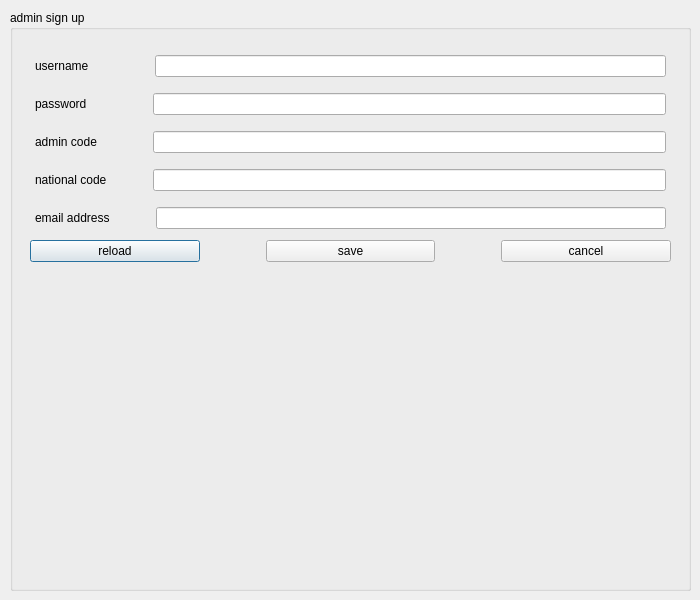
<?xml version="1.0" encoding="UTF-8"?>
<ui version="4.0">
 <class>asignup</class>
 <widget class="QDialog" name="asignup">
  <property name="geometry">
   <rect>
    <x>0</x>
    <y>0</y>
    <width>700</width>
    <height>600</height>
   </rect>
  </property>
  <property name="sizePolicy">
   <sizepolicy hsizetype="Fixed" vsizetype="Fixed">
    <horstretch>0</horstretch>
    <verstretch>0</verstretch>
   </sizepolicy>
  </property>
  <property name="maximumSize">
   <size>
    <width>700</width>
    <height>600</height>
   </size>
  </property>
  <property name="windowTitle">
   <string>Dialog</string>
  </property>
  <widget class="QGroupBox" name="groupBox">
   <property name="geometry">
    <rect>
     <x>10</x>
     <y>10</y>
     <width>681</width>
     <height>581</height>
    </rect>
   </property>
   <property name="title">
    <string>admin sign up</string>
   </property>
   <widget class="QWidget" name="verticalWidget" native="true">
    <property name="geometry">
     <rect>
      <x>10</x>
      <y>30</y>
      <width>661</width>
      <height>541</height>
     </rect>
    </property>
    <property name="sizePolicy">
     <sizepolicy hsizetype="Fixed" vsizetype="Fixed">
      <horstretch>0</horstretch>
      <verstretch>0</verstretch>
     </sizepolicy>
    </property>
    <property name="minimumSize">
     <size>
      <width>0</width>
      <height>0</height>
     </size>
    </property>
    <property name="maximumSize">
     <size>
      <width>700</width>
      <height>600</height>
     </size>
    </property>
    <layout class="QVBoxLayout" name="verticalLayout">
     <property name="leftMargin">
      <number>5</number>
     </property>
     <property name="topMargin">
      <number>5</number>
     </property>
     <property name="rightMargin">
      <number>5</number>
     </property>
     <property name="bottomMargin">
      <number>5</number>
     </property>
     <item>
      <widget class="QWidget" name="verticalWidget_2" native="true">
       <property name="sizePolicy">
        <sizepolicy hsizetype="Fixed" vsizetype="Fixed">
         <horstretch>0</horstretch>
         <verstretch>0</verstretch>
        </sizepolicy>
       </property>
       <property name="maximumSize">
        <size>
         <width>800</width>
         <height>16777215</height>
        </size>
       </property>
       <layout class="QVBoxLayout" name="verticalLayout_4">
        <property name="leftMargin">
         <number>5</number>
        </property>
        <property name="topMargin">
         <number>5</number>
        </property>
        <property name="rightMargin">
         <number>5</number>
        </property>
        <property name="bottomMargin">
         <number>5</number>
        </property>
        <item>
         <layout class="QHBoxLayout" name="horizontalLayout_7">
          <property name="leftMargin">
           <number>5</number>
          </property>
          <property name="topMargin">
           <number>5</number>
          </property>
          <property name="rightMargin">
           <number>5</number>
          </property>
          <property name="bottomMargin">
           <number>5</number>
          </property>
          <item>
           <widget class="QLabel" name="username_2">
            <property name="sizePolicy">
             <sizepolicy hsizetype="Fixed" vsizetype="Fixed">
              <horstretch>0</horstretch>
              <verstretch>0</verstretch>
             </sizepolicy>
            </property>
            <property name="minimumSize">
             <size>
              <width>50</width>
              <height>0</height>
             </size>
            </property>
            <property name="text">
             <string>username</string>
            </property>
           </widget>
          </item>
          <item>
           <spacer name="horizontalSpacer_8">
            <property name="orientation">
             <enum>Qt::Horizontal</enum>
            </property>
            <property name="sizeType">
             <enum>QSizePolicy::Fixed</enum>
            </property>
            <property name="sizeHint" stdset="0">
             <size>
              <width>60</width>
              <height>20</height>
             </size>
            </property>
           </spacer>
          </item>
          <item>
           <widget class="QLineEdit" name="userline"/>
          </item>
         </layout>
        </item>
        <item>
         <layout class="QHBoxLayout" name="horizontalLayout_8">
          <property name="leftMargin">
           <number>5</number>
          </property>
          <property name="topMargin">
           <number>5</number>
          </property>
          <property name="rightMargin">
           <number>5</number>
          </property>
          <property name="bottomMargin">
           <number>5</number>
          </property>
          <item>
           <widget class="QLabel" name="password_2">
            <property name="text">
             <string>password</string>
            </property>
           </widget>
          </item>
          <item>
           <spacer name="horizontalSpacer_9">
            <property name="orientation">
             <enum>Qt::Horizontal</enum>
            </property>
            <property name="sizeType">
             <enum>QSizePolicy::Fixed</enum>
            </property>
            <property name="sizeHint" stdset="0">
             <size>
              <width>60</width>
              <height>20</height>
             </size>
            </property>
           </spacer>
          </item>
          <item>
           <widget class="QLineEdit" name="passline">
            <property name="echoMode">
             <enum>QLineEdit::Password</enum>
            </property>
           </widget>
          </item>
         </layout>
        </item>
        <item>
         <layout class="QHBoxLayout" name="horizontalLayout">
          <property name="leftMargin">
           <number>5</number>
          </property>
          <property name="topMargin">
           <number>5</number>
          </property>
          <property name="rightMargin">
           <number>5</number>
          </property>
          <property name="bottomMargin">
           <number>5</number>
          </property>
          <item>
           <widget class="QLabel" name="label">
            <property name="text">
             <string>admin code</string>
            </property>
           </widget>
          </item>
          <item>
           <spacer name="horizontalSpacer">
            <property name="orientation">
             <enum>Qt::Horizontal</enum>
            </property>
            <property name="sizeType">
             <enum>QSizePolicy::Fixed</enum>
            </property>
            <property name="sizeHint" stdset="0">
             <size>
              <width>50</width>
              <height>20</height>
             </size>
            </property>
           </spacer>
          </item>
          <item>
           <widget class="QLineEdit" name="acodeline">
            <property name="echoMode">
             <enum>QLineEdit::Password</enum>
            </property>
           </widget>
          </item>
         </layout>
        </item>
        <item>
         <layout class="QHBoxLayout" name="horizontalLayout_9">
          <property name="leftMargin">
           <number>5</number>
          </property>
          <property name="topMargin">
           <number>5</number>
          </property>
          <property name="rightMargin">
           <number>5</number>
          </property>
          <property name="bottomMargin">
           <number>5</number>
          </property>
          <item>
           <widget class="QLabel" name="label_4">
            <property name="text">
             <string>national code</string>
            </property>
           </widget>
          </item>
          <item>
           <spacer name="horizontalSpacer_10">
            <property name="orientation">
             <enum>Qt::Horizontal</enum>
            </property>
            <property name="sizeType">
             <enum>QSizePolicy::Fixed</enum>
            </property>
            <property name="sizeHint" stdset="0">
             <size>
              <width>40</width>
              <height>20</height>
             </size>
            </property>
           </spacer>
          </item>
          <item>
           <widget class="QLineEdit" name="codeline"/>
          </item>
         </layout>
        </item>
        <item>
         <layout class="QHBoxLayout" name="horizontalLayout_10">
          <property name="leftMargin">
           <number>5</number>
          </property>
          <property name="topMargin">
           <number>5</number>
          </property>
          <property name="rightMargin">
           <number>5</number>
          </property>
          <property name="bottomMargin">
           <number>5</number>
          </property>
          <item>
           <widget class="QLabel" name="label_5">
            <property name="text">
             <string>email address</string>
            </property>
           </widget>
          </item>
          <item>
           <spacer name="horizontalSpacer_11">
            <property name="orientation">
             <enum>Qt::Horizontal</enum>
            </property>
            <property name="sizeType">
             <enum>QSizePolicy::Fixed</enum>
            </property>
            <property name="sizeHint" stdset="0">
             <size>
              <width>40</width>
              <height>20</height>
             </size>
            </property>
           </spacer>
          </item>
          <item>
           <widget class="QLineEdit" name="emailline"/>
          </item>
         </layout>
        </item>
        <item>
         <layout class="QHBoxLayout" name="horizontalLayout_11">
          <property name="leftMargin">
           <number>0</number>
          </property>
          <property name="topMargin">
           <number>0</number>
          </property>
          <property name="rightMargin">
           <number>0</number>
          </property>
          <property name="bottomMargin">
           <number>0</number>
          </property>
          <item>
           <widget class="QPushButton" name="reload">
            <property name="text">
             <string>reload</string>
            </property>
           </widget>
          </item>
          <item>
           <spacer name="horizontalSpacer_12">
            <property name="orientation">
             <enum>Qt::Horizontal</enum>
            </property>
            <property name="sizeType">
             <enum>QSizePolicy::Fixed</enum>
            </property>
            <property name="sizeHint" stdset="0">
             <size>
              <width>60</width>
              <height>20</height>
             </size>
            </property>
           </spacer>
          </item>
          <item>
           <widget class="QPushButton" name="save">
            <property name="text">
             <string>save</string>
            </property>
           </widget>
          </item>
          <item>
           <spacer name="horizontalSpacer_13">
            <property name="orientation">
             <enum>Qt::Horizontal</enum>
            </property>
            <property name="sizeType">
             <enum>QSizePolicy::Fixed</enum>
            </property>
            <property name="sizeHint" stdset="0">
             <size>
              <width>60</width>
              <height>20</height>
             </size>
            </property>
           </spacer>
          </item>
          <item>
           <widget class="QPushButton" name="cancel">
            <property name="text">
             <string>cancel</string>
            </property>
           </widget>
          </item>
         </layout>
        </item>
       </layout>
      </widget>
     </item>
     <item>
      <widget class="QWidget" name="back" native="true">
       <property name="styleSheet">
        <string notr="true">#back
{
	border-image: url(:/new/prefix8/login.jpg);
}</string>
       </property>
       <layout class="QVBoxLayout" name="verticalLayout_3">
        <property name="leftMargin">
         <number>0</number>
        </property>
        <property name="topMargin">
         <number>0</number>
        </property>
        <property name="rightMargin">
         <number>0</number>
        </property>
        <property name="bottomMargin">
         <number>0</number>
        </property>
       </layout>
      </widget>
     </item>
    </layout>
   </widget>
  </widget>
 </widget>
 <resources/>
 <connections/>
</ui>
